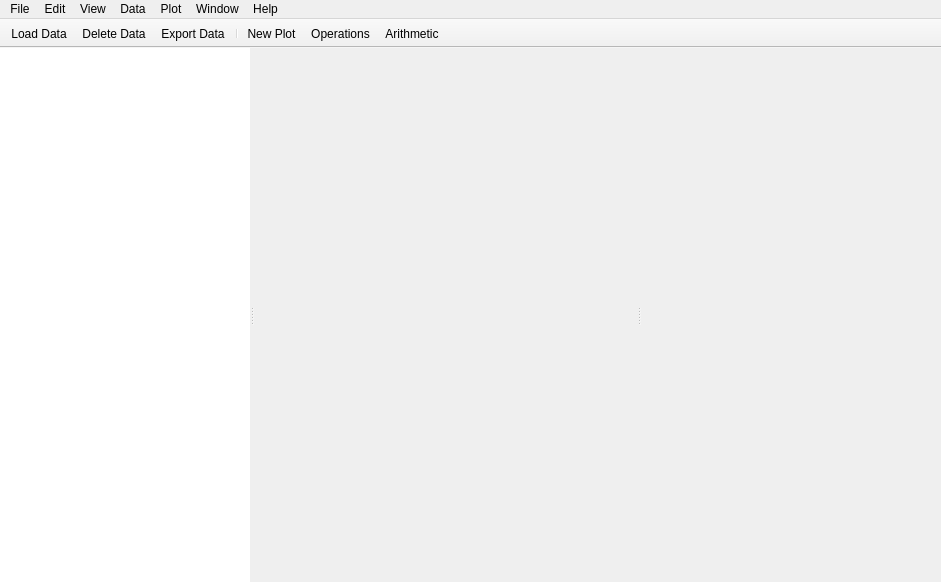
<?xml version="1.0" encoding="UTF-8"?>
<ui version="4.0">
 <class>MainWindow</class>
 <widget class="QMainWindow" name="MainWindow">
  <property name="geometry">
   <rect>
    <x>0</x>
    <y>0</y>
    <width>941</width>
    <height>582</height>
   </rect>
  </property>
  <property name="windowTitle">
   <string>MainWindow</string>
  </property>
  <widget class="QWidget" name="centralwidget">
   <layout class="QVBoxLayout" name="verticalLayout">
    <property name="leftMargin">
     <number>0</number>
    </property>
    <property name="topMargin">
     <number>0</number>
    </property>
    <property name="rightMargin">
     <number>0</number>
    </property>
    <property name="bottomMargin">
     <number>0</number>
    </property>
    <item>
     <widget class="QSplitter" name="splitter">
      <property name="sizePolicy">
       <sizepolicy hsizetype="Expanding" vsizetype="Preferred">
        <horstretch>0</horstretch>
        <verstretch>0</verstretch>
       </sizepolicy>
      </property>
      <property name="orientation">
       <enum>Qt::Horizontal</enum>
      </property>
      <widget class="QListView" name="list_view">
       <property name="sizePolicy">
        <sizepolicy hsizetype="Expanding" vsizetype="Expanding">
         <horstretch>2</horstretch>
         <verstretch>0</verstretch>
        </sizepolicy>
       </property>
       <property name="minimumSize">
        <size>
         <width>100</width>
         <height>0</height>
        </size>
       </property>
       <property name="maximumSize">
        <size>
         <width>250</width>
         <height>16777215</height>
        </size>
       </property>
       <property name="contextMenuPolicy">
        <enum>Qt::ActionsContextMenu</enum>
       </property>
       <property name="frameShape">
        <enum>QFrame::NoFrame</enum>
       </property>
       <property name="frameShadow">
        <enum>QFrame::Sunken</enum>
       </property>
       <property name="lineWidth">
        <number>1</number>
       </property>
       <property name="horizontalScrollBarPolicy">
        <enum>Qt::ScrollBarAlwaysOff</enum>
       </property>
       <property name="dragDropMode">
        <enum>QAbstractItemView::DragOnly</enum>
       </property>
       <property name="textElideMode">
        <enum>Qt::ElideRight</enum>
       </property>
      </widget>
      <widget class="QMdiArea" name="mdi_area">
       <property name="sizePolicy">
        <sizepolicy hsizetype="Expanding" vsizetype="Expanding">
         <horstretch>1</horstretch>
         <verstretch>0</verstretch>
        </sizepolicy>
       </property>
       <property name="lineWidth">
        <number>0</number>
       </property>
       <property name="background">
        <brush brushstyle="NoBrush">
         <color alpha="255">
          <red>191</red>
          <green>191</green>
          <blue>191</blue>
         </color>
        </brush>
       </property>
       <property name="viewMode">
        <enum>QMdiArea::TabbedView</enum>
       </property>
       <property name="documentMode">
        <bool>true</bool>
       </property>
       <property name="tabsClosable">
        <bool>true</bool>
       </property>
       <property name="tabsMovable">
        <bool>false</bool>
       </property>
       <property name="tabShape">
        <enum>QTabWidget::Rounded</enum>
       </property>
       <property name="tabPosition">
        <enum>QTabWidget::North</enum>
       </property>
       <widget class="QWidget" name="subwindow">
        <property name="windowTitle">
         <string>Subwindow</string>
        </property>
       </widget>
       <widget class="QWidget" name="subwindow_2">
        <property name="windowTitle">
         <string>Subwindow</string>
        </property>
       </widget>
      </widget>
      <widget class="QTabWidget" name="plugin_tab_widget">
       <property name="sizePolicy">
        <sizepolicy hsizetype="Expanding" vsizetype="Expanding">
         <horstretch>0</horstretch>
         <verstretch>0</verstretch>
        </sizepolicy>
       </property>
       <property name="minimumSize">
        <size>
         <width>300</width>
         <height>0</height>
        </size>
       </property>
       <property name="tabPosition">
        <enum>QTabWidget::East</enum>
       </property>
       <property name="documentMode">
        <bool>true</bool>
       </property>
       <property name="movable">
        <bool>true</bool>
       </property>
      </widget>
     </widget>
    </item>
   </layout>
  </widget>
  <widget class="QToolBar" name="main_tool_bar">
   <property name="windowTitle">
    <string>Main Tool Bar</string>
   </property>
   <property name="movable">
    <bool>false</bool>
   </property>
   <property name="allowedAreas">
    <set>Qt::NoToolBarArea</set>
   </property>
   <property name="iconSize">
    <size>
     <width>24</width>
     <height>24</height>
    </size>
   </property>
   <property name="toolButtonStyle">
    <enum>Qt::ToolButtonTextUnderIcon</enum>
   </property>
   <property name="floatable">
    <bool>false</bool>
   </property>
   <attribute name="toolBarArea">
    <enum>TopToolBarArea</enum>
   </attribute>
   <attribute name="toolBarBreak">
    <bool>false</bool>
   </attribute>
   <addaction name="load_data_action"/>
   <addaction name="delete_data_action"/>
   <addaction name="export_data_action"/>
   <addaction name="separator"/>
   <addaction name="new_plot_action"/>
   <addaction name="operations_action"/>
   <addaction name="arithmetic_action"/>
  </widget>
  <widget class="QMenuBar" name="menu_bar">
   <property name="geometry">
    <rect>
     <x>0</x>
     <y>0</y>
     <width>941</width>
     <height>25</height>
    </rect>
   </property>
   <widget class="QMenu" name="menuFile">
    <property name="title">
     <string>File</string>
    </property>
    <addaction name="new_workspace_action"/>
    <addaction name="open_workspace_action"/>
    <addaction name="save_workspace_action"/>
    <addaction name="separator"/>
    <addaction name="load_data_action"/>
    <addaction name="export_data_action"/>
    <addaction name="delete_data_action"/>
   </widget>
   <widget class="QMenu" name="menuEdit">
    <property name="title">
     <string>Edit</string>
    </property>
   </widget>
   <widget class="QMenu" name="menuData">
    <property name="title">
     <string>Data</string>
    </property>
   </widget>
   <widget class="QMenu" name="menuPlot">
    <property name="title">
     <string>Plot</string>
    </property>
   </widget>
   <widget class="QMenu" name="menuHelp">
    <property name="title">
     <string>Help</string>
    </property>
   </widget>
   <widget class="QMenu" name="menuView">
    <property name="title">
     <string>View</string>
    </property>
    <addaction name="tabbed_view_toggle"/>
   </widget>
   <widget class="QMenu" name="menuWindow">
    <property name="title">
     <string>Window</string>
    </property>
    <widget class="QMenu" name="menuColor_Theme_2">
     <property name="title">
      <string>Color Theme</string>
     </property>
     <addaction name="default_theme_action"/>
     <addaction name="dark_theme_action"/>
    </widget>
    <addaction name="menuColor_Theme_2"/>
   </widget>
   <addaction name="menuFile"/>
   <addaction name="menuEdit"/>
   <addaction name="menuView"/>
   <addaction name="menuData"/>
   <addaction name="menuPlot"/>
   <addaction name="menuWindow"/>
   <addaction name="menuHelp"/>
  </widget>
  <action name="mask_editor_toggle">
   <property name="checkable">
    <bool>true</bool>
   </property>
   <property name="icon">
    <iconset>
     <normaloff>:/icons/050-mask.svg</normaloff>:/icons/050-mask.svg</iconset>
   </property>
   <property name="text">
    <string>Mask Editor</string>
   </property>
   <property name="toolTip">
    <string>Show/hide the mask editor</string>
   </property>
  </action>
  <action name="statistics_toggle">
   <property name="checkable">
    <bool>true</bool>
   </property>
   <property name="icon">
    <iconset>
     <normaloff>:/icons/015-compass-1.svg</normaloff>:/icons/015-compass-1.svg</iconset>
   </property>
   <property name="text">
    <string>Statistics</string>
   </property>
   <property name="toolTip">
    <string>Show/hide the data statistics</string>
   </property>
  </action>
  <action name="model_editor_toggle">
   <property name="checkable">
    <bool>true</bool>
   </property>
   <property name="icon">
    <iconset>
     <normaloff>:/icons/012-file.svg</normaloff>:/icons/012-file.svg</iconset>
   </property>
   <property name="text">
    <string>Model Editor</string>
   </property>
   <property name="toolTip">
    <string>Show/hide the model editor interface</string>
   </property>
  </action>
  <action name="new_workspace_action">
   <property name="icon">
    <iconset>
     <normaloff>:/icons/015-new.svg</normaloff>:/icons/015-new.svg</iconset>
   </property>
   <property name="text">
    <string>New</string>
   </property>
   <property name="toolTip">
    <string>Create a new workspace</string>
   </property>
  </action>
  <action name="open_workspace_action">
   <property name="icon">
    <iconset>
     <normaloff>:/icons/folder.svg</normaloff>:/icons/folder.svg</iconset>
   </property>
   <property name="text">
    <string>Open</string>
   </property>
   <property name="toolTip">
    <string>Open a previously saved workspace</string>
   </property>
  </action>
  <action name="save_workspace_action">
   <property name="icon">
    <iconset>
     <normaloff>:/icons/014-save.svg</normaloff>:/icons/014-save.svg</iconset>
   </property>
   <property name="text">
    <string>Save</string>
   </property>
   <property name="toolTip">
    <string>Save current workspace</string>
   </property>
  </action>
  <action name="load_data_action">
   <property name="icon">
    <iconset>
     <normaloff>:/icons/folder-2.svg</normaloff>:/icons/folder-2.svg</iconset>
   </property>
   <property name="text">
    <string>Load Data</string>
   </property>
   <property name="toolTip">
    <string>Load a data set into the current workspace</string>
   </property>
  </action>
  <action name="export_data_action">
   <property name="icon">
    <iconset>
     <normaloff>:/icons/inbox.svg</normaloff>:/icons/inbox.svg</iconset>
   </property>
   <property name="text">
    <string>Export Data</string>
   </property>
   <property name="toolTip">
    <string>Export selected data from workspace</string>
   </property>
  </action>
  <action name="new_plot_action">
   <property name="icon">
    <iconset>
     <normaloff>:/icons/048-line-chart.svg</normaloff>:/icons/048-line-chart.svg</iconset>
   </property>
   <property name="text">
    <string>New Plot</string>
   </property>
   <property name="toolTip">
    <string>Create a new plot in the workspace</string>
   </property>
  </action>
  <action name="operations_action">
   <property name="icon">
    <iconset>
     <normaloff>:/icons/005-stats.svg</normaloff>:/icons/005-stats.svg</iconset>
   </property>
   <property name="text">
    <string>Operations</string>
   </property>
   <property name="toolTip">
    <string>Operations to be applied to data</string>
   </property>
  </action>
  <action name="arithmetic_action">
   <property name="icon">
    <iconset>
     <normaloff>:/icons/014-calculator.svg</normaloff>:/icons/014-calculator.svg</iconset>
   </property>
   <property name="text">
    <string>Arithmetic</string>
   </property>
   <property name="toolTip">
    <string>Perform arithmetic between data</string>
   </property>
  </action>
  <action name="delete_data_action">
   <property name="icon">
    <iconset>
     <normaloff>:/icons/delete-1.svg</normaloff>:/icons/delete-1.svg</iconset>
   </property>
   <property name="text">
    <string>Delete Data</string>
   </property>
   <property name="toolTip">
    <string>Delete the selected data item</string>
   </property>
  </action>
  <action name="default_theme_action">
   <property name="text">
    <string>Native</string>
   </property>
   <property name="toolTip">
    <string>Switch application to native theme</string>
   </property>
  </action>
  <action name="dark_theme_action">
   <property name="text">
    <string>Dark</string>
   </property>
   <property name="toolTip">
    <string>Switch application to dark theme</string>
   </property>
  </action>
  <action name="tabbed_view_toggle">
   <property name="checkable">
    <bool>true</bool>
   </property>
   <property name="text">
    <string>Tabbed View</string>
   </property>
   <property name="toolTip">
    <string>Toggle between tabbed view and subwindow view</string>
   </property>
  </action>
 </widget>
 <resources/>
 <connections/>
</ui>
